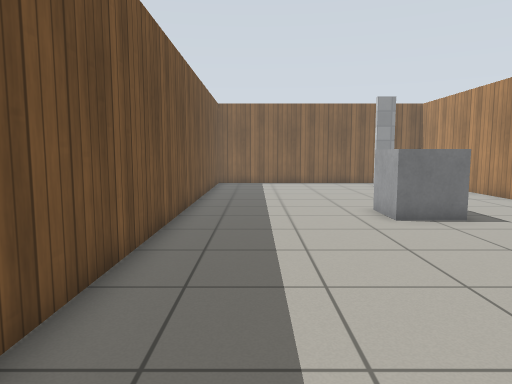
view 1 (above)

17 first-person views from a walk through a Gazebo world. The camera is 0.94 m above the floor, tilts 6° down and sees 70° across. The floor is counted in squares, 0.5 m on a side. Each view is taken from the middle of a square. On the plan, view 1 faces up. The plan holds only what a view shows up to about 18 squares ahead; the rest is blank. The place goes on beyond the plan. Gazebo's built-in surfaces are drawn with simple patterns.

view 2
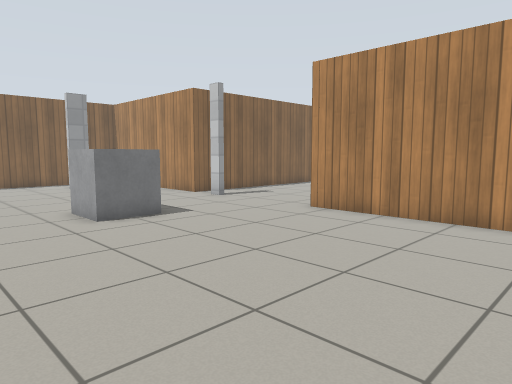

view 3
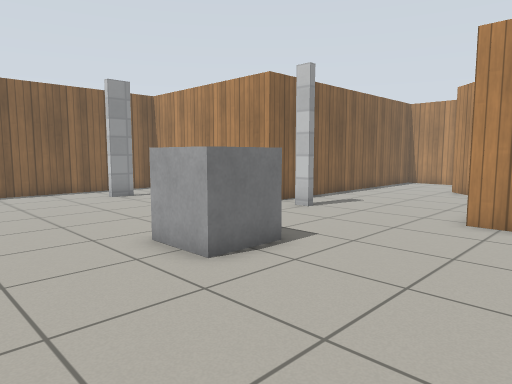

view 4
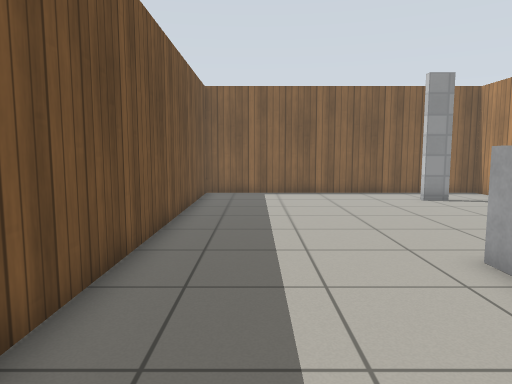

view 5
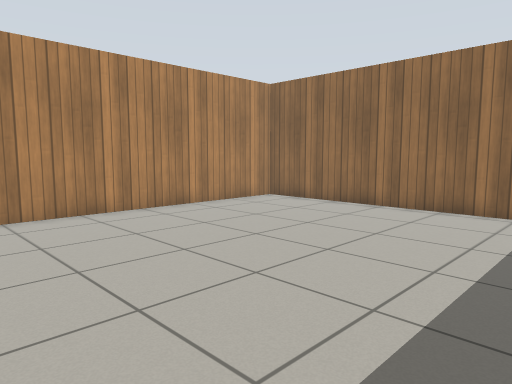

view 6
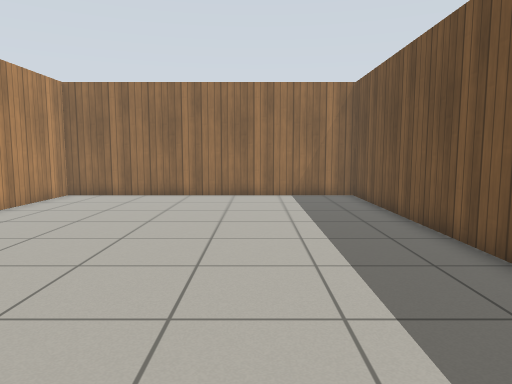

view 7
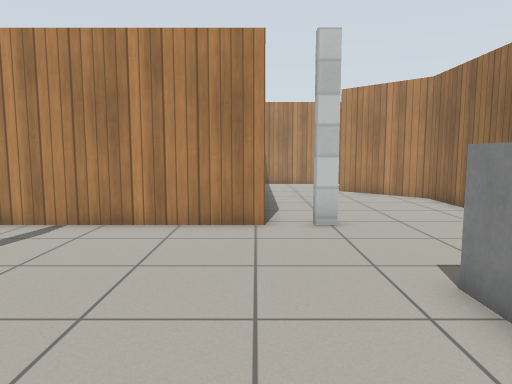

view 8
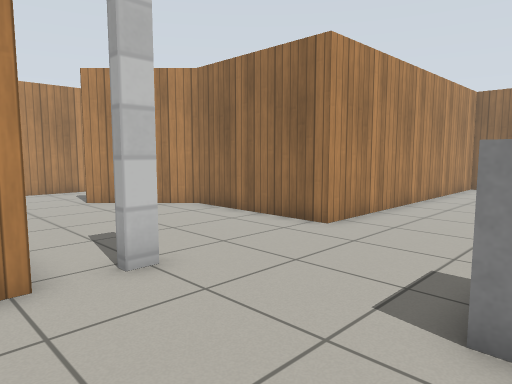

view 9
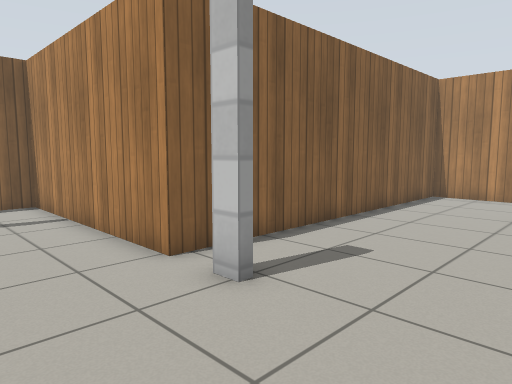

view 10
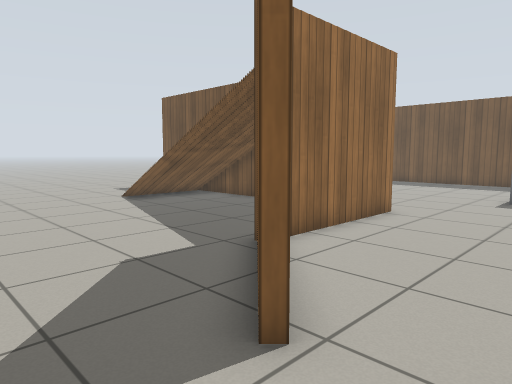

view 11
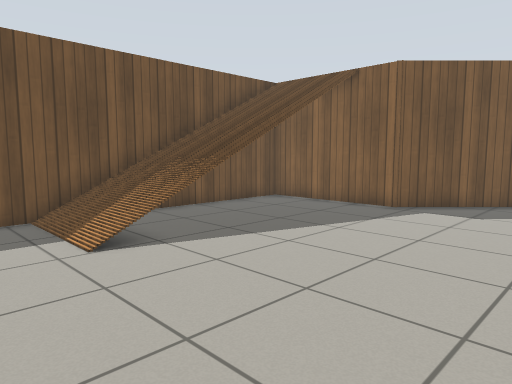

view 12
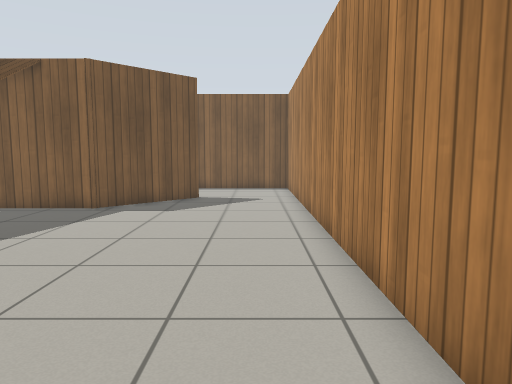

view 13
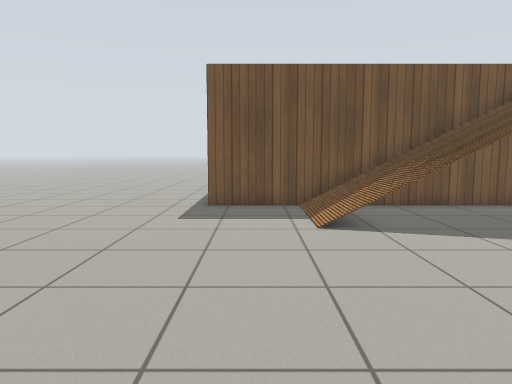

view 14
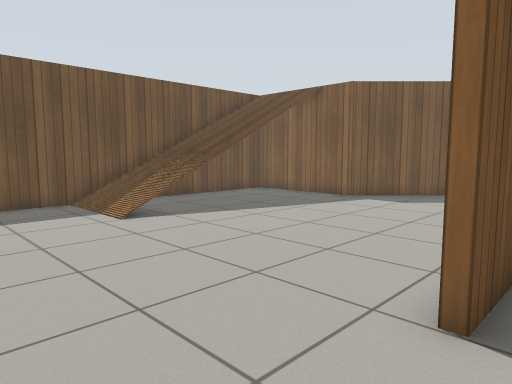

view 15
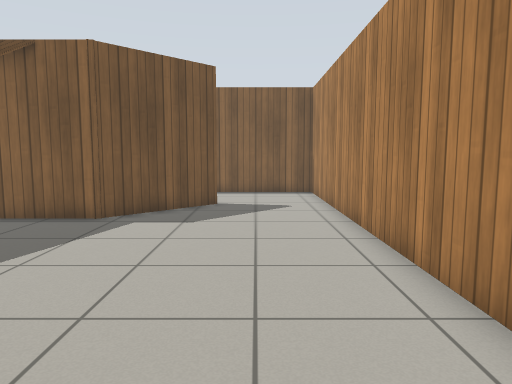

view 16
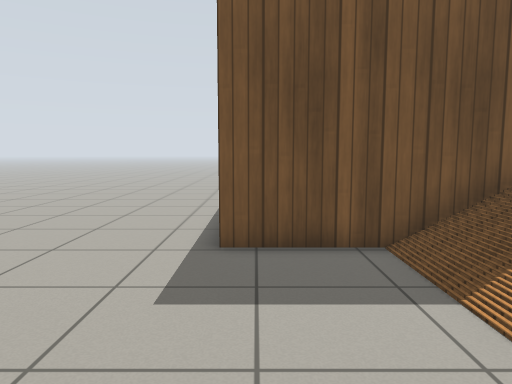

view 17
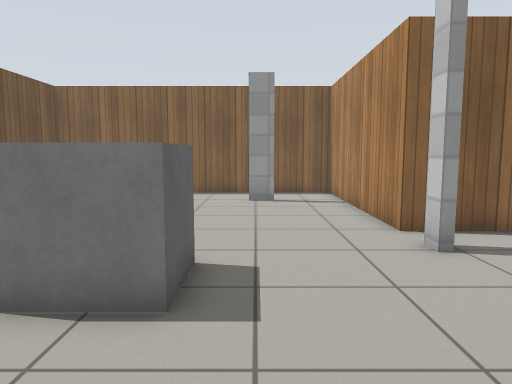

### Floor plan
Points are (right, up) in squares from view 1. A wall is a line through its corners. A room is listed if a view was taken in it or the views show most of it. See-through windows are left out.
Room 1 (views 1, 2, 3, 4, 5, 6, 7, 8, 9, 17)
walls: (10.9, 12.9) (10.5, 12.9) (10.5, 13.5) (10.9, 13.5); (7.8, 20.5) (6.6, 20.5); (16.5, 14.8) (10.5, 14.8) (10.5, 23.5) (-2.4, 23.5) (-2.4, -5.4) (10.5, -5.4) (10.5, 7.8) (16.3, 7.8) (18.4, 9.8)
ways out: opening at (17.2, 12.5) to room 2
objects: grey box (4, 10) to (6, 12)
Room 2 (views 10, 11, 12, 13, 15, 16)
walls: (24, -2.9) (23.7, -2.9) (23.7, 14.8) (16.5, 14.8); (18.4, 9.8) (19.4, 10.8); (19.6, 10.6) (16.4, 7.5) (10.8, 7.5) (10.8, -5.8)
ways out: opening at (17.2, 12.5) to room 1; opening at (24, -5) to room 3
Room 3 (view 14)
walls: (24, -0.9) (24, -2.9)
ways out: opening at (24, -5) to room 2

Positions as (right, up) in squares from view 1, and headings:
1: (0, 0), facing up
2: (0, 0), facing up-right
3: (0, 5), facing up-right
4: (0, 6), facing up
5: (-1, 7), facing down-right
6: (2, 11), facing down
7: (1, 15), facing right
8: (5, 16), facing down-right
9: (7, 9), facing up-right
10: (22, 13), facing down-left
11: (22, -5), facing up-left
12: (22, -5), facing up
13: (24, -4), facing left
14: (25, -7), facing up-left
15: (21, -3), facing up
16: (18, -5), facing left
17: (7, 6), facing up
